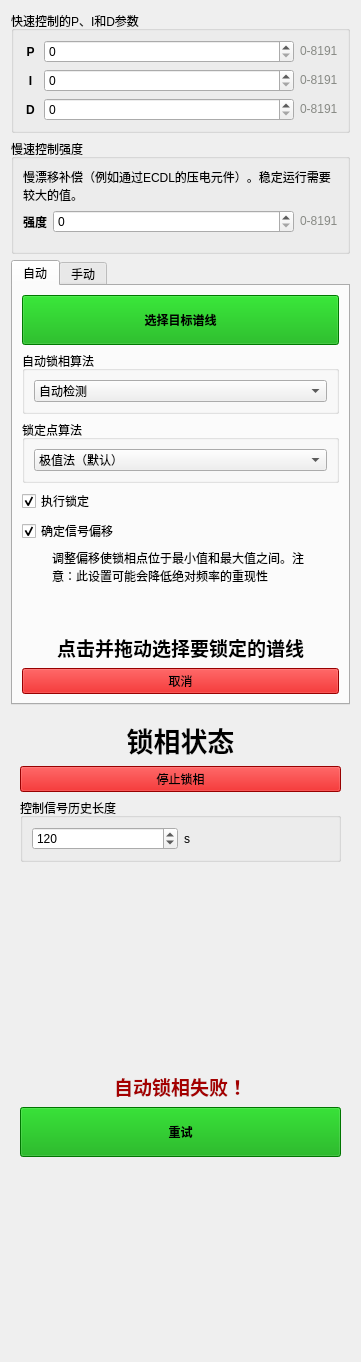
<?xml version="1.0" encoding="UTF-8"?>
<ui version="4.0">
 <class>Form</class>
 <widget class="QWidget" name="Form">
  <property name="geometry">
   <rect>
    <x>0</x>
    <y>0</y>
    <width>361</width>
    <height>1362</height>
   </rect>
  </property>
  <property name="sizePolicy">
   <sizepolicy hsizetype="Minimum" vsizetype="Preferred">
    <horstretch>0</horstretch>
    <verstretch>0</verstretch>
   </sizepolicy>
  </property>
  <property name="windowTitle">
   <string>Form</string>
  </property>
  <layout class="QVBoxLayout" name="verticalLayout">
   <item>
    <widget class="QGroupBox" name="groupBox_5">
     <property name="sizePolicy">
      <sizepolicy hsizetype="Preferred" vsizetype="Fixed">
       <horstretch>0</horstretch>
       <verstretch>0</verstretch>
      </sizepolicy>
     </property>
     <property name="title">
      <string>快速控制的P、I和D参数</string>
     </property>
     <layout class="QVBoxLayout" name="verticalLayout_6">
      <item>
       <widget class="QWidget" name="widget_2" native="true">
        <layout class="QHBoxLayout" name="horizontalLayout_2">
         <property name="leftMargin">
          <number>0</number>
         </property>
         <property name="topMargin">
          <number>0</number>
         </property>
         <property name="rightMargin">
          <number>0</number>
         </property>
         <property name="bottomMargin">
          <number>0</number>
         </property>
         <item>
          <widget class="QLabel" name="label_5">
           <property name="enabled">
            <bool>true</bool>
           </property>
           <property name="sizePolicy">
            <sizepolicy hsizetype="Fixed" vsizetype="Preferred">
             <horstretch>0</horstretch>
             <verstretch>0</verstretch>
            </sizepolicy>
           </property>
           <property name="minimumSize">
            <size>
             <width>15</width>
             <height>0</height>
            </size>
           </property>
           <property name="font">
            <font>
             <weight>75</weight>
             <bold>true</bold>
            </font>
           </property>
           <property name="text">
            <string>P</string>
           </property>
           <property name="alignment">
            <set>Qt::AlignCenter</set>
           </property>
          </widget>
         </item>
         <item>
          <widget class="CustomSpinBox" name="kpSpinBox">
           <property name="keyboardTracking">
            <bool>false</bool>
           </property>
           <property name="minimum">
            <number>0</number>
           </property>
           <property name="maximum">
            <number>8191</number>
           </property>
           <property name="singleStep">
            <number>1</number>
           </property>
          </widget>
         </item>
         <item>
          <widget class="QLabel" name="label_7">
           <property name="sizePolicy">
            <sizepolicy hsizetype="Fixed" vsizetype="Preferred">
             <horstretch>0</horstretch>
             <verstretch>0</verstretch>
            </sizepolicy>
           </property>
           <property name="text">
            <string>&lt;html&gt;&lt;head/&gt;&lt;body&gt;&lt;p&gt;&lt;span style=&quot; color:#888a85;&quot;&gt;0-8191&lt;/span&gt;&lt;/p&gt;&lt;/body&gt;&lt;/html&gt;</string>
           </property>
           <property name="textFormat">
            <enum>Qt::RichText</enum>
           </property>
          </widget>
         </item>
        </layout>
       </widget>
      </item>
      <item>
       <widget class="QWidget" name="widget_3" native="true">
        <layout class="QHBoxLayout" name="horizontalLayout_3">
         <property name="leftMargin">
          <number>0</number>
         </property>
         <property name="topMargin">
          <number>0</number>
         </property>
         <property name="rightMargin">
          <number>0</number>
         </property>
         <property name="bottomMargin">
          <number>0</number>
         </property>
         <item>
          <widget class="QLabel" name="label_10">
           <property name="sizePolicy">
            <sizepolicy hsizetype="Fixed" vsizetype="Preferred">
             <horstretch>0</horstretch>
             <verstretch>0</verstretch>
            </sizepolicy>
           </property>
           <property name="minimumSize">
            <size>
             <width>15</width>
             <height>0</height>
            </size>
           </property>
           <property name="font">
            <font>
             <weight>75</weight>
             <bold>true</bold>
            </font>
           </property>
           <property name="text">
            <string>I</string>
           </property>
           <property name="alignment">
            <set>Qt::AlignCenter</set>
           </property>
          </widget>
         </item>
         <item>
          <widget class="CustomSpinBox" name="kiSpinBox">
           <property name="keyboardTracking">
            <bool>false</bool>
           </property>
           <property name="minimum">
            <number>0</number>
           </property>
           <property name="maximum">
            <number>8191</number>
           </property>
           <property name="singleStep">
            <number>1</number>
           </property>
          </widget>
         </item>
         <item>
          <widget class="QLabel" name="label_11">
           <property name="sizePolicy">
            <sizepolicy hsizetype="Fixed" vsizetype="Preferred">
             <horstretch>0</horstretch>
             <verstretch>0</verstretch>
            </sizepolicy>
           </property>
           <property name="text">
            <string>&lt;html&gt;&lt;head/&gt;&lt;body&gt;&lt;p&gt;&lt;span style=&quot; color:#888a85;&quot;&gt;0-8191&lt;/span&gt;&lt;/p&gt;&lt;/body&gt;&lt;/html&gt;</string>
           </property>
           <property name="textFormat">
            <enum>Qt::RichText</enum>
           </property>
          </widget>
         </item>
        </layout>
       </widget>
      </item>
      <item>
       <widget class="QWidget" name="widget_4" native="true">
        <layout class="QHBoxLayout" name="horizontalLayout_4">
         <property name="spacing">
          <number>6</number>
         </property>
         <property name="leftMargin">
          <number>0</number>
         </property>
         <property name="topMargin">
          <number>0</number>
         </property>
         <property name="rightMargin">
          <number>0</number>
         </property>
         <property name="bottomMargin">
          <number>0</number>
         </property>
         <item>
          <widget class="QLabel" name="label_12">
           <property name="sizePolicy">
            <sizepolicy hsizetype="Fixed" vsizetype="Preferred">
             <horstretch>0</horstretch>
             <verstretch>0</verstretch>
            </sizepolicy>
           </property>
           <property name="minimumSize">
            <size>
             <width>15</width>
             <height>0</height>
            </size>
           </property>
           <property name="font">
            <font>
             <weight>75</weight>
             <bold>true</bold>
            </font>
           </property>
           <property name="text">
            <string>D</string>
           </property>
           <property name="alignment">
            <set>Qt::AlignCenter</set>
           </property>
          </widget>
         </item>
         <item>
          <widget class="CustomSpinBox" name="kdSpinBox">
           <property name="sizePolicy">
            <sizepolicy hsizetype="Preferred" vsizetype="Fixed">
             <horstretch>0</horstretch>
             <verstretch>0</verstretch>
            </sizepolicy>
           </property>
           <property name="keyboardTracking">
            <bool>false</bool>
           </property>
           <property name="minimum">
            <number>0</number>
           </property>
           <property name="maximum">
            <number>8191</number>
           </property>
           <property name="singleStep">
            <number>1</number>
           </property>
          </widget>
         </item>
         <item>
          <widget class="QLabel" name="label_13">
           <property name="sizePolicy">
            <sizepolicy hsizetype="Fixed" vsizetype="Preferred">
             <horstretch>0</horstretch>
             <verstretch>0</verstretch>
            </sizepolicy>
           </property>
           <property name="text">
            <string>&lt;html&gt;&lt;head/&gt;&lt;body&gt;&lt;p&gt;&lt;span style=&quot; color:#888a85;&quot;&gt;0-8191&lt;/span&gt;&lt;/p&gt;&lt;/body&gt;&lt;/html&gt;</string>
           </property>
           <property name="textFormat">
            <enum>Qt::RichText</enum>
           </property>
          </widget>
         </item>
        </layout>
       </widget>
      </item>
     </layout>
    </widget>
   </item>
   <item>
    <widget class="QGroupBox" name="slow_pid_group">
     <property name="sizePolicy">
      <sizepolicy hsizetype="Preferred" vsizetype="Fixed">
       <horstretch>0</horstretch>
       <verstretch>0</verstretch>
      </sizepolicy>
     </property>
     <property name="title">
      <string>慢速控制强度</string>
     </property>
     <layout class="QVBoxLayout" name="verticalLayout_4">
      <item>
       <widget class="QLabel" name="label">
        <property name="sizePolicy">
         <sizepolicy hsizetype="Preferred" vsizetype="Fixed">
          <horstretch>0</horstretch>
          <verstretch>0</verstretch>
         </sizepolicy>
        </property>
        <property name="text">
         <string>慢漂移补偿（例如通过ECDL的压电元件）。稳定运行需要较大的值。</string>
        </property>
        <property name="wordWrap">
         <bool>true</bool>
        </property>
        <property name="indent">
         <number>0</number>
        </property>
       </widget>
      </item>
      <item>
       <widget class="QWidget" name="widget" native="true">
        <layout class="QHBoxLayout" name="horizontalLayout">
         <property name="leftMargin">
          <number>0</number>
         </property>
         <property name="topMargin">
          <number>0</number>
         </property>
         <property name="rightMargin">
          <number>0</number>
         </property>
         <item>
          <widget class="QLabel" name="label_3">
           <property name="sizePolicy">
            <sizepolicy hsizetype="Fixed" vsizetype="Preferred">
             <horstretch>0</horstretch>
             <verstretch>0</verstretch>
            </sizepolicy>
           </property>
           <property name="font">
            <font>
             <weight>75</weight>
             <bold>true</bold>
            </font>
           </property>
           <property name="text">
           <string>强度</string>
          </property>
          </widget>
         </item>
         <item>
          <widget class="CustomSpinBox" name="pid_on_slow_strength">
           <property name="minimum">
            <number>0</number>
           </property>
           <property name="maximum">
            <number>8191</number>
           </property>
          </widget>
         </item>
         <item>
          <widget class="QLabel" name="label_14">
           <property name="sizePolicy">
            <sizepolicy hsizetype="Fixed" vsizetype="Preferred">
             <horstretch>0</horstretch>
             <verstretch>0</verstretch>
            </sizepolicy>
           </property>
           <property name="text">
            <string>&lt;html&gt;&lt;head/&gt;&lt;body&gt;&lt;p&gt;&lt;span style=&quot; color:#888a85;&quot;&gt;0-8191&lt;/span&gt;&lt;/p&gt;&lt;/body&gt;&lt;/html&gt;</string>
           </property>
           <property name="textFormat">
            <enum>Qt::RichText</enum>
           </property>
          </widget>
         </item>
        </layout>
       </widget>
      </item>
     </layout>
    </widget>
   </item>
   <item>
    <widget class="QTabWidget" name="lock_control_container">
     <property name="sizePolicy">
      <sizepolicy hsizetype="Minimum" vsizetype="Preferred">
       <horstretch>0</horstretch>
       <verstretch>0</verstretch>
      </sizepolicy>
     </property>
     <property name="currentIndex">
      <number>0</number>
     </property>
     <widget class="QWidget" name="auto_mode">
      <attribute name="title">
       <string>自动</string>
      </attribute>
      <layout class="QVBoxLayout" name="verticalLayout_10">
       <item>
        <widget class="QWidget" name="auto_mode_not_activated" native="true">
         <layout class="QVBoxLayout" name="verticalLayout_5">
          <property name="leftMargin">
           <number>0</number>
          </property>
          <property name="topMargin">
           <number>0</number>
          </property>
          <property name="rightMargin">
           <number>0</number>
          </property>
          <property name="bottomMargin">
           <number>0</number>
          </property>
          <item>
           <widget class="QPushButton" name="selectLineToLock">
            <property name="minimumSize">
             <size>
              <width>0</width>
              <height>50</height>
             </size>
            </property>
            <property name="font">
             <font>
              <weight>75</weight>
              <bold>true</bold>
             </font>
            </property>
            <property name="styleSheet">
             <string notr="true">background: #00aa00</string>
            </property>
            <property name="text">
             <string>选择目标谱线</string>
            </property>
           </widget>
          </item>
          <item>
           <widget class="QGroupBox" name="groupBox">
            <property name="title">
            <string>自动锁相算法</string>
           </property>
            <layout class="QVBoxLayout" name="verticalLayout_8">
             <item>
              <widget class="QComboBox" name="autolock_mode_preference">
               <item>
                <property name="text">
                 <string>自动检测</string>
                </property>
               </item>
               <item>
                <property name="text">
                 <string>稳健模式</string>
                </property>
               </item>
               <item>
                <property name="text">
                 <string>简单模式</string>
                </property>
               </item>
              </widget>
             </item>
            </layout>
           </widget>
          </item>
          <item>
           <widget class="QGroupBox" name="lock_point_algorithm_group">
            <property name="title">
             <string>锁定点算法</string>
            </property>
            <layout class="QVBoxLayout" name="verticalLayout_lock_point_algo">
             <item>
              <widget class="QComboBox" name="lock_point_algorithm_combo">
               <item>
                <property name="text">
                 <string>极值法（默认）</string>
                </property>
               </item>
               <item>
                <property name="text">
                 <string>峰谷配对法</string>
                </property>
               </item>
              </widget>
             </item>
            </layout>
           </widget>
          </item>
          <item>
           <widget class="QCheckBox" name="executeLockCheckbox">
            <property name="text">
             <string>执行锁定</string>
            </property>
            <property name="checked">
             <bool>true</bool>
            </property>
           </widget>
          </item>
          <item>
           <widget class="QCheckBox" name="autoOffsetCheckbox">
            <property name="text">
             <string>确定信号偏移</string>
            </property>
            <property name="checked">
             <bool>true</bool>
            </property>
           </widget>
          </item>
          <item>
           <widget class="QLabel" name="label_9">
            <property name="sizePolicy">
             <sizepolicy hsizetype="Preferred" vsizetype="Fixed">
              <horstretch>0</horstretch>
              <verstretch>0</verstretch>
             </sizepolicy>
            </property>
            <property name="maximumSize">
             <size>
              <width>300</width>
              <height>16777215</height>
             </size>
            </property>
            <property name="text">
             <string>调整偏移使锁相点位于最小值和最大值之间。注意：此设置可能会降低绝对频率的重现性</string>
            </property>
            <property name="textFormat">
             <enum>Qt::PlainText</enum>
            </property>
            <property name="scaledContents">
             <bool>false</bool>
            </property>
            <property name="wordWrap">
             <bool>true</bool>
            </property>
            <property name="indent">
             <number>30</number>
            </property>
           </widget>
          </item>
          <item>
           <spacer name="verticalSpacer_6">
            <property name="orientation">
             <enum>Qt::Vertical</enum>
            </property>
            <property name="sizeHint" stdset="0">
             <size>
              <width>20</width>
              <height>40</height>
             </size>
            </property>
           </spacer>
          </item>
         </layout>
        </widget>
       </item>
       <item>
        <widget class="QWidget" name="auto_mode_activated" native="true">
         <layout class="QVBoxLayout" name="verticalLayout_7">
          <property name="leftMargin">
           <number>0</number>
          </property>
          <property name="topMargin">
           <number>0</number>
          </property>
          <property name="rightMargin">
           <number>0</number>
          </property>
          <property name="bottomMargin">
           <number>0</number>
          </property>
          <item>
           <widget class="QLabel" name="label_2">
            <property name="text">
             <string>&lt;html&gt;&lt;head/&gt;&lt;body&gt;&lt;p align=&quot;center&quot;&gt;&lt;span style=&quot; font-size:14pt; font-weight:600;&quot;&gt;点击并拖动选择要锁定的谱线&lt;/span&gt;&lt;/p&gt;&lt;/body&gt;&lt;/html&gt;</string>
            </property>
            <property name="scaledContents">
             <bool>false</bool>
            </property>
            <property name="alignment">
             <set>Qt::AlignCenter</set>
            </property>
            <property name="wordWrap">
             <bool>true</bool>
            </property>
           </widget>
          </item>
          <item>
           <widget class="QPushButton" name="abortLineSelection">
            <property name="styleSheet">
             <string notr="true">background-color: #d40000;</string>
            </property>
            <property name="text">
             <string>取消</string>
            </property>
           </widget>
          </item>
         </layout>
        </widget>
       </item>
      </layout>
     </widget>
     <widget class="QWidget" name="manual_mode">
      <attribute name="title">
       <string>手动</string>
      </attribute>
      <layout class="QVBoxLayout" name="verticalLayout_12">
       <item>
        <spacer name="verticalSpacer_2">
         <property name="orientation">
          <enum>Qt::Vertical</enum>
         </property>
         <property name="sizeHint" stdset="0">
          <size>
           <width>20</width>
           <height>0</height>
          </size>
         </property>
        </spacer>
       </item>
       <item>
        <widget class="QLabel" name="label_6">
         <property name="sizePolicy">
          <sizepolicy hsizetype="Preferred" vsizetype="Fixed">
           <horstretch>0</horstretch>
           <verstretch>0</verstretch>
          </sizepolicy>
         </property>
         <property name="text">
          <string>&lt;html&gt;&lt;head/&gt;&lt;body&gt;&lt;p align=&quot;center&quot;&gt;&lt;span style=&quot; font-size:14pt; font-weight:600;&quot;&gt;在按下按钮前，请将谱线居中并放大。&lt;/span&gt;&lt;/p&gt;&lt;/body&gt;&lt;/html&gt;</string>
         </property>
         <property name="scaledContents">
          <bool>false</bool>
         </property>
         <property name="alignment">
          <set>Qt::AlignCenter</set>
         </property>
         <property name="wordWrap">
          <bool>true</bool>
         </property>
        </widget>
       </item>
       <item>
        <spacer name="verticalSpacer">
         <property name="orientation">
          <enum>Qt::Vertical</enum>
         </property>
         <property name="sizeHint" stdset="0">
          <size>
           <width>20</width>
           <height>0</height>
          </size>
         </property>
        </spacer>
       </item>
       <item>
        <widget class="QRadioButton" name="button_slope_rising">
         <property name="text">
          <string>上升沿</string>
         </property>
        </widget>
       </item>
       <item>
        <widget class="QRadioButton" name="button_slope_falling">
         <property name="text">
          <string>下降沿</string>
         </property>
        </widget>
       </item>
       <item>
        <spacer name="verticalSpacer_3">
         <property name="orientation">
          <enum>Qt::Vertical</enum>
         </property>
         <property name="sizeHint" stdset="0">
          <size>
           <width>20</width>
           <height>0</height>
          </size>
         </property>
        </spacer>
       </item>
       <item>
        <widget class="QPushButton" name="manualLockButton">
         <property name="minimumSize">
          <size>
           <width>0</width>
           <height>50</height>
          </size>
         </property>
         <property name="font">
          <font>
           <weight>75</weight>
           <bold>true</bold>
          </font>
         </property>
         <property name="styleSheet">
          <string notr="true">background: #00aa00</string>
         </property>
         <property name="text">
             <string>锁定！</string>
            </property>
        </widget>
       </item>
      </layout>
     </widget>
    </widget>
   </item>
   <item>
    <widget class="LockStatusPanel" name="lock_status_container" native="true">
     <layout class="QVBoxLayout" name="verticalLayout_2">
      <item>
       <widget class="QLabel" name="lock_status">
        <property name="sizePolicy">
         <sizepolicy hsizetype="Preferred" vsizetype="Fixed">
          <horstretch>0</horstretch>
          <verstretch>0</verstretch>
         </sizepolicy>
        </property>
        <property name="font">
         <font>
          <pointsize>20</pointsize>
          <weight>75</weight>
          <bold>true</bold>
         </font>
        </property>
        <property name="text">
         <string>锁相状态</string>
        </property>
        <property name="alignment">
         <set>Qt::AlignCenter</set>
        </property>
        <property name="wordWrap">
         <bool>true</bool>
        </property>
       </widget>
      </item>
      <item>
       <widget class="QPushButton" name="stopLockPushButton">
        <property name="palette">
         <palette>
          <active>
           <colorrole role="WindowText">
            <brush brushstyle="SolidPattern">
             <color alpha="255">
              <red>0</red>
              <green>0</green>
              <blue>0</blue>
             </color>
            </brush>
           </colorrole>
           <colorrole role="Button">
            <brush brushstyle="SolidPattern">
             <color alpha="255">
              <red>212</red>
              <green>0</green>
              <blue>0</blue>
             </color>
            </brush>
           </colorrole>
           <colorrole role="Light">
            <brush brushstyle="SolidPattern">
             <color alpha="255">
              <red>255</red>
              <green>255</green>
              <blue>255</blue>
             </color>
            </brush>
           </colorrole>
           <colorrole role="Midlight">
            <brush brushstyle="SolidPattern">
             <color alpha="255">
              <red>246</red>
              <green>245</green>
              <blue>244</blue>
             </color>
            </brush>
           </colorrole>
           <colorrole role="Dark">
            <brush brushstyle="SolidPattern">
             <color alpha="255">
              <red>118</red>
              <green>117</green>
              <blue>116</blue>
             </color>
            </brush>
           </colorrole>
           <colorrole role="Mid">
            <brush brushstyle="SolidPattern">
             <color alpha="255">
              <red>158</red>
              <green>157</green>
              <blue>155</blue>
             </color>
            </brush>
           </colorrole>
           <colorrole role="Text">
            <brush brushstyle="SolidPattern">
             <color alpha="255">
              <red>0</red>
              <green>0</green>
              <blue>0</blue>
             </color>
            </brush>
           </colorrole>
           <colorrole role="BrightText">
            <brush brushstyle="SolidPattern">
             <color alpha="255">
              <red>255</red>
              <green>255</green>
              <blue>255</blue>
             </color>
            </brush>
           </colorrole>
           <colorrole role="ButtonText">
            <brush brushstyle="SolidPattern">
             <color alpha="255">
              <red>0</red>
              <green>0</green>
              <blue>0</blue>
             </color>
            </brush>
           </colorrole>
           <colorrole role="Base">
            <brush brushstyle="SolidPattern">
             <color alpha="255">
              <red>212</red>
              <green>0</green>
              <blue>0</blue>
             </color>
            </brush>
           </colorrole>
           <colorrole role="Window">
            <brush brushstyle="SolidPattern">
             <color alpha="255">
              <red>212</red>
              <green>0</green>
              <blue>0</blue>
             </color>
            </brush>
           </colorrole>
           <colorrole role="Shadow">
            <brush brushstyle="SolidPattern">
             <color alpha="255">
              <red>0</red>
              <green>0</green>
              <blue>0</blue>
             </color>
            </brush>
           </colorrole>
           <colorrole role="AlternateBase">
            <brush brushstyle="SolidPattern">
             <color alpha="255">
              <red>246</red>
              <green>245</green>
              <blue>244</blue>
             </color>
            </brush>
           </colorrole>
           <colorrole role="ToolTipBase">
            <brush brushstyle="SolidPattern">
             <color alpha="255">
              <red>255</red>
              <green>255</green>
              <blue>220</blue>
             </color>
            </brush>
           </colorrole>
           <colorrole role="ToolTipText">
            <brush brushstyle="SolidPattern">
             <color alpha="255">
              <red>0</red>
              <green>0</green>
              <blue>0</blue>
             </color>
            </brush>
           </colorrole>
          </active>
          <inactive>
           <colorrole role="WindowText">
            <brush brushstyle="SolidPattern">
             <color alpha="255">
              <red>0</red>
              <green>0</green>
              <blue>0</blue>
             </color>
            </brush>
           </colorrole>
           <colorrole role="Button">
            <brush brushstyle="SolidPattern">
             <color alpha="255">
              <red>212</red>
              <green>0</green>
              <blue>0</blue>
             </color>
            </brush>
           </colorrole>
           <colorrole role="Light">
            <brush brushstyle="SolidPattern">
             <color alpha="255">
              <red>255</red>
              <green>255</green>
              <blue>255</blue>
             </color>
            </brush>
           </colorrole>
           <colorrole role="Midlight">
            <brush brushstyle="SolidPattern">
             <color alpha="255">
              <red>246</red>
              <green>245</green>
              <blue>244</blue>
             </color>
            </brush>
           </colorrole>
           <colorrole role="Dark">
            <brush brushstyle="SolidPattern">
             <color alpha="255">
              <red>118</red>
              <green>117</green>
              <blue>116</blue>
             </color>
            </brush>
           </colorrole>
           <colorrole role="Mid">
            <brush brushstyle="SolidPattern">
             <color alpha="255">
              <red>158</red>
              <green>157</green>
              <blue>155</blue>
             </color>
            </brush>
           </colorrole>
           <colorrole role="Text">
            <brush brushstyle="SolidPattern">
             <color alpha="255">
              <red>0</red>
              <green>0</green>
              <blue>0</blue>
             </color>
            </brush>
           </colorrole>
           <colorrole role="BrightText">
            <brush brushstyle="SolidPattern">
             <color alpha="255">
              <red>255</red>
              <green>255</green>
              <blue>255</blue>
             </color>
            </brush>
           </colorrole>
           <colorrole role="ButtonText">
            <brush brushstyle="SolidPattern">
             <color alpha="255">
              <red>0</red>
              <green>0</green>
              <blue>0</blue>
             </color>
            </brush>
           </colorrole>
           <colorrole role="Base">
            <brush brushstyle="SolidPattern">
             <color alpha="255">
              <red>212</red>
              <green>0</green>
              <blue>0</blue>
             </color>
            </brush>
           </colorrole>
           <colorrole role="Window">
            <brush brushstyle="SolidPattern">
             <color alpha="255">
              <red>212</red>
              <green>0</green>
              <blue>0</blue>
             </color>
            </brush>
           </colorrole>
           <colorrole role="Shadow">
            <brush brushstyle="SolidPattern">
             <color alpha="255">
              <red>0</red>
              <green>0</green>
              <blue>0</blue>
             </color>
            </brush>
           </colorrole>
           <colorrole role="AlternateBase">
            <brush brushstyle="SolidPattern">
             <color alpha="255">
              <red>246</red>
              <green>245</green>
              <blue>244</blue>
             </color>
            </brush>
           </colorrole>
           <colorrole role="ToolTipBase">
            <brush brushstyle="SolidPattern">
             <color alpha="255">
              <red>255</red>
              <green>255</green>
              <blue>220</blue>
             </color>
            </brush>
           </colorrole>
           <colorrole role="ToolTipText">
            <brush brushstyle="SolidPattern">
             <color alpha="255">
              <red>0</red>
              <green>0</green>
              <blue>0</blue>
             </color>
            </brush>
           </colorrole>
          </inactive>
          <disabled>
           <colorrole role="WindowText">
            <brush brushstyle="SolidPattern">
             <color alpha="255">
              <red>118</red>
              <green>117</green>
              <blue>116</blue>
             </color>
            </brush>
           </colorrole>
           <colorrole role="Button">
            <brush brushstyle="SolidPattern">
             <color alpha="255">
              <red>212</red>
              <green>0</green>
              <blue>0</blue>
             </color>
            </brush>
           </colorrole>
           <colorrole role="Light">
            <brush brushstyle="SolidPattern">
             <color alpha="255">
              <red>255</red>
              <green>255</green>
              <blue>255</blue>
             </color>
            </brush>
           </colorrole>
           <colorrole role="Midlight">
            <brush brushstyle="SolidPattern">
             <color alpha="255">
              <red>246</red>
              <green>245</green>
              <blue>244</blue>
             </color>
            </brush>
           </colorrole>
           <colorrole role="Dark">
            <brush brushstyle="SolidPattern">
             <color alpha="255">
              <red>118</red>
              <green>117</green>
              <blue>116</blue>
             </color>
            </brush>
           </colorrole>
           <colorrole role="Mid">
            <brush brushstyle="SolidPattern">
             <color alpha="255">
              <red>158</red>
              <green>157</green>
              <blue>155</blue>
             </color>
            </brush>
           </colorrole>
           <colorrole role="Text">
            <brush brushstyle="SolidPattern">
             <color alpha="255">
              <red>118</red>
              <green>117</green>
              <blue>116</blue>
             </color>
            </brush>
           </colorrole>
           <colorrole role="BrightText">
            <brush brushstyle="SolidPattern">
             <color alpha="255">
              <red>255</red>
              <green>255</green>
              <blue>255</blue>
             </color>
            </brush>
           </colorrole>
           <colorrole role="ButtonText">
            <brush brushstyle="SolidPattern">
             <color alpha="255">
              <red>118</red>
              <green>117</green>
              <blue>116</blue>
             </color>
            </brush>
           </colorrole>
           <colorrole role="Base">
            <brush brushstyle="SolidPattern">
             <color alpha="255">
              <red>212</red>
              <green>0</green>
              <blue>0</blue>
             </color>
            </brush>
           </colorrole>
           <colorrole role="Window">
            <brush brushstyle="SolidPattern">
             <color alpha="255">
              <red>212</red>
              <green>0</green>
              <blue>0</blue>
             </color>
            </brush>
           </colorrole>
           <colorrole role="Shadow">
            <brush brushstyle="SolidPattern">
             <color alpha="255">
              <red>0</red>
              <green>0</green>
              <blue>0</blue>
             </color>
            </brush>
           </colorrole>
           <colorrole role="AlternateBase">
            <brush brushstyle="SolidPattern">
             <color alpha="255">
              <red>237</red>
              <green>235</green>
              <blue>233</blue>
             </color>
            </brush>
           </colorrole>
           <colorrole role="ToolTipBase">
            <brush brushstyle="SolidPattern">
             <color alpha="255">
              <red>255</red>
              <green>255</green>
              <blue>220</blue>
             </color>
            </brush>
           </colorrole>
           <colorrole role="ToolTipText">
            <brush brushstyle="SolidPattern">
             <color alpha="255">
              <red>0</red>
              <green>0</green>
              <blue>0</blue>
             </color>
            </brush>
           </colorrole>
          </disabled>
         </palette>
        </property>
        <property name="styleSheet">
         <string notr="true">background-color: #d40000;</string>
        </property>
        <property name="text">
         <string>停止锁相</string>
        </property>
       </widget>
      </item>
      <item>
       <widget class="QGroupBox" name="groupBox_8">
        <property name="sizePolicy">
         <sizepolicy hsizetype="Preferred" vsizetype="Fixed">
          <horstretch>0</horstretch>
          <verstretch>0</verstretch>
         </sizepolicy>
        </property>
        <property name="title">
         <string>控制信号历史长度</string>
        </property>
        <layout class="QHBoxLayout" name="horizontalLayout_9">
         <item>
          <widget class="CustomSpinBox" name="controlSignalHistoryLengthSpinBox">
           <property name="minimum">
            <number>10</number>
           </property>
           <property name="maximum">
            <number>100000</number>
           </property>
           <property name="singleStep">
            <number>60</number>
           </property>
           <property name="value">
            <number>120</number>
           </property>
          </widget>
         </item>
         <item>
          <widget class="QLabel" name="label_4">
           <property name="text">
            <string>s</string>
           </property>
          </widget>
         </item>
        </layout>
       </widget>
      </item>
     </layout>
    </widget>
   </item>
   <item>
    <widget class="QWidget" name="lock_failed" native="true">
     <layout class="QVBoxLayout" name="verticalLayout_3">
      <item>
       <spacer name="verticalSpacer_5">
        <property name="orientation">
         <enum>Qt::Vertical</enum>
        </property>
        <property name="sizeHint" stdset="0">
         <size>
          <width>20</width>
          <height>40</height>
         </size>
        </property>
       </spacer>
      </item>
      <item>
       <widget class="QLabel" name="label_17">
        <property name="text">
         <string>&lt;html&gt;&lt;head/&gt;&lt;body&gt;&lt;p&gt;&lt;span style=&quot; font-size:14pt; font-weight:600; color:#a40000;&quot;&gt;自动锁相失败！&lt;/span&gt;&lt;/p&gt;&lt;/body&gt;&lt;/html&gt;</string>
        </property>
        <property name="textFormat">
         <enum>Qt::RichText</enum>
        </property>
        <property name="alignment">
         <set>Qt::AlignCenter</set>
        </property>
        <property name="wordWrap">
         <bool>true</bool>
        </property>
       </widget>
      </item>
      <item>
       <widget class="QPushButton" name="reset_lock_failed_state">
        <property name="minimumSize">
         <size>
          <width>0</width>
          <height>50</height>
         </size>
        </property>
        <property name="font">
         <font>
          <weight>75</weight>
          <bold>true</bold>
         </font>
        </property>
        <property name="styleSheet">
         <string notr="true">background-color: #00a400;</string>
        </property>
        <property name="text">
             <string>重试</string>
            </property>
       </widget>
      </item>
      <item>
       <spacer name="verticalSpacer_4">
        <property name="orientation">
         <enum>Qt::Vertical</enum>
        </property>
        <property name="sizeHint" stdset="0">
         <size>
          <width>20</width>
          <height>40</height>
         </size>
        </property>
       </spacer>
      </item>
     </layout>
    </widget>
   </item>
  </layout>
 </widget>
 <customwidgets>
  <customwidget>
   <class>LockStatusPanel</class>
   <extends>QWidget</extends>
   <header location="global">lock_status_panel.h</header>
   <container>1</container>
  </customwidget>
  <customwidget>
   <class>CustomSpinBox</class>
   <extends>QSpinBox</extends>
   <header location="global">spin_box.h</header>
  </customwidget>
 </customwidgets>
 <resources/>
 <connections/>
</ui>
